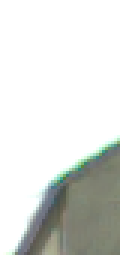
#> input picture data/crops/crop10288.png, 40 x 85 px (shown 3 times larger); its folder holds only this picture in this run
$ python part_1.py --image ../data/crops/crop10288.png --dir ../data/crops
#> lines starting #> are read from the running program, lines starting #| are printed output that depends on the picture; after the words box and inside, x2 and y2 are one past the last pixel; in counts of white or black regions, pixels touching at a corner belong together
### code/crops.py
from pathlib import Path
from typing import Dict, Any, List
import cv2
import json
import consts as C
from pandas import DataFrame
from PIL import Image
from shapely.geometry import Polygon
import numpy as np
import utils as ut


SEQ: str = 'seq'  # The image seq number -> for tracing back the original image
IS_TRUE: str = 'is_true'  # Is it a traffic light or not.
IGNOR: str = 'is_ignore'  # If it's an unusual crop (like two tfl's or only half etc.) that you can just ignor it and
# investigate the reason after
CROP_PATH: str = 'path'
X0: str = 'x0'  # The bigger x value (the right corner)
X1: str = 'x1'  # The smaller x value (the left corner)
Y0: str = 'y0'  # The smaller y value (the lower corner)
Y1: str = 'y1'  # The bigger y value (the higher corner)
COL: str = 'col'
SEQ_IMAG: str = 'seq_imag'  # Serial number of the image
GTIM_PATH: str = 'gtim_path'
JSON_PATH: str = 'json_path'
IMAG_PATH: str = 'img_path'
X: str = 'x'
Y: str = 'y'
COLOR: str = 'color'
CROP_RESULT: List[str] = [SEQ, IS_TRUE, IGNOR, CROP_PATH, X0, X1, Y0, Y1, COL]

# Files path
BASE_SNC_DIR: Path = Path.cwd().parent
DATA_DIR: Path = (BASE_SNC_DIR / 'data')
CROP_DIR: Path = DATA_DIR / 'crops'
ATTENTION_PATH: Path = DATA_DIR / 'attention_results'

CROP_CSV_NAME: str = 'crop_results.csv'  # result CSV name


# [66 lines left out: functions make_crop, check_crop, not called in this run]


def save_for_part_2(crops_df: DataFrame):
    """
    *** No need to touch this. ***
    Saves the result DataFrame containing the crops data in the relevant folder under the relevant name for part 2.
    """
    if not ATTENTION_PATH.exists():
        ATTENTION_PATH.mkdir()
    crops_sorted: DataFrame = crops_df.sort_values(by=SEQ)
    crops_sorted.to_csv(ATTENTION_PATH / CROP_CSV_NAME, index=False)


def create_crops(df: DataFrame) -> DataFrame:
    # Your goal in this part is to take the coordinates you have in the df, run on it, create crops from them, save them
    # in the 'data' folder, then check if crop you have found is correct (meaning the TFL is fully contained in the
    # crop) by comparing it to the ground truth and in the end right all the result data you have in the following
    # DataFrame (for doc about each field and its input, look at 'CROP_RESULT')
    #
    # *** IMPORTANT ***
    # All crops should be the same size or smaller!!!
    # Run this from your 'code' folder so that it will be in the right relative folder from your data folder.

    # creates a folder for you to save the crops in, recommended not must
    if not CROP_DIR.exists():
        CROP_DIR.mkdir()

    # For documentation about each key end what it means, click on 'CROP_RESULT' and see for each value what it means.
    # You wanna stick with this DataFrame structure because its output is the same as the input for the next stages.
    result_df = DataFrame(columns=CROP_RESULT)

    # A dict containing the row you want to insert into the result DataFrame.
    result_template: Dict[Any] = {SEQ: '', IS_TRUE: '', IGNOR: '', CROP_PATH: '', X0: '', X1: '', Y0: '', Y1: '',
                                  COL: ''}
    for index, row in df.iterrows():
        result_template[SEQ] = row[SEQ_IMAG]
        result_template[COL] = row[COLOR]

        x0, x1, y0, y1, crop = make_crop(img_path=row[IMAG_PATH], x=row[X], y=row[Y], color=row[COLOR])
        result_template[X0], result_template[X1], result_template[Y0], result_template[Y1] = x0, x1, y0, y1
        crop_path: str = f'../data/crops/crop{index}.png'

        img = np.array(Image.open(row[IMAG_PATH]))
        if x0 <= img.shape[1] and x1 >= 0 and y0 <= img.shape[0] and y1 >= 0:
            cv2.imwrite(crop_path, cv2.cvtColor(crop, cv2.COLOR_RGB2BGR))
            result_template[CROP_PATH] = crop_path
            result_template[IS_TRUE], result_template[IGNOR] = check_crop(row[GTIM_PATH], x0, x1, y0, y1)
            # added to current row to the result DataFrame that will serve you as the input to part 2 B).
            result_df = result_df._append(result_template, ignore_index=True)


    # A Short function to help you save the whole thing - your welcome ;)
    save_for_part_2(result_df)
    return result_df

### code/part_1.py
from typing import List, Optional, Union, Dict, Tuple
import json
import argparse
from pathlib import Path
import cv2
import numpy as np
from PIL import Image
import matplotlib.pyplot as plt
from scipy.ndimage import maximum_filter
from scipy.signal import convolve2d
import utils as ut
import pandas as pd
import consts as C
import crops as crp
from sklearn.cluster import DBSCAN
from sklearn.preprocessing import StandardScaler

DEFAULT_BASE_DIR: str = '../leftImg8bit_trainvaltest/leftImg8bit/train'
TFL_LABEL = ['traffic light']
POLYGON_OBJECT = Dict[str, Union[str, List[int]]]
RED_X_COORDINATES = List[int]
RED_Y_COORDINATES = List[int]
GREEN_X_COORDINATES = List[int]
GREEN_Y_COORDINATES = List[int]

result_df = pd.DataFrame(columns=[C.X, C.Y, C.COLOR, C.SEQ_IMAG, C.IMAG_PATH, C.GTIM_PATH])


def red_filter(hsv_image) -> np.ndarray:
    """
    Red filter for the image.
    :param hsv_image: The image itself as np.uint8, shape of (H, W, 3).
    :return: The filtered image.
    """
    lower_red = np.array([0, 100, 100])
    upper_red = np.array([30, 255, 255])
    return cv2.inRange(hsv_image, lower_red, upper_red)


def green_filter(hsv_image) -> np.ndarray:
    """
    Green filter for the image.
    :param hsv_image: The image itself as np.uint8, shape of (H, W, 3).
    :return: The filtered image.
    """
    lower_green = np.array([40, 100, 100])
    upper_green = np.array([90, 255, 255])
    return cv2.inRange(hsv_image, lower_green, upper_green)


def find_centroids(coordinates: np.ndarray, eps: float = 40, min_samples: int = 1):
    """
    Find centroids of close points using DBSCAN.
    :param coordinates: Array of (x, y) coordinates.
    :param eps: Maximum distance between points to consider them as part of the same cluster.
    :param min_samples: The minimum number of samples required in a cluster.
    :return: Array of (x, y) coordinates representing the centroids of clusters.
    """
    if len(coordinates) == 0:
        return np.empty((0, 2), dtype=float)

    # Apply DBSCAN
    dbscan = DBSCAN(eps=eps, min_samples=min_samples)
    cluster_labels = dbscan.fit_predict(coordinates)

    # Create a dictionary to store cluster points
    cluster_points = {}
    for label, point in zip(cluster_labels, coordinates):
        if label != -1:  # Skip noise points
            if label not in cluster_points:
                cluster_points[label] = []
            cluster_points[label].append(point)

    # Calculate centroids
    centroids = []
    for label, points in cluster_points.items():
        centroid = np.mean(points, axis=0)
        centroids.append(centroid)

    return np.array(centroids, dtype=int)


def add_to_df(lights, color, seq_img, image_path, image_json_path) -> None:
    """
    Add the lights to the result dataframe.
    :param red_lights: List of red lights coordinates.
    :param green_lights: List of green lights coordinates.
    :param seq_img: The sequence image number.
    :param image_path: The image path.
    :param image_json_path: The image json path.
    """

    global result_df

    for light in lights:
        df = {
            C.X: light[1],
            C.Y: light[0],
            C.COLOR: color,
            C.SEQ_IMAG: seq_img,
            C.IMAG_PATH: image_path,
            C.GTIM_PATH: image_json_path
        }
        result_df = result_df._append(df, ignore_index=True)


def find_tfl_lights(c_image: np.ndarray) -> Tuple:
    """
    Detect candidates for TFL lights.
    :param c_image: The image itself as np.uint8, shape of (H, W, 3).
    :return: 4-tuple of x_red, y_red, x_green, y_green.
    """
    max_filtered_image = maximum_filter(c_image, 2)
    c_image = cv2.GaussianBlur(max_filtered_image, (3, 3), 0.2)
    hsv_image = cv2.cvtColor(c_image, cv2.COLOR_RGB2HSV)
    convolved_v_channel = convolve2d(hsv_image[:, :, 2], ut.kernel, mode='same')

    potential = (convolved_v_channel > 125).astype(np.uint8)
    red_coordinates = np.argwhere(potential & red_filter(hsv_image))
    green_coordinates = np.argwhere(potential & green_filter(hsv_image))

    # red_lights = np.unique(find_centroids(red_coordinates), axis=0)
    # green_lights = np.unique(find_centroids(green_coordinates), axis=0)

    red_lights = find_centroids(red_coordinates)
    green_lights = find_centroids(green_coordinates)

    return red_lights, green_lights


def show_image_and_gt(c_image: np.ndarray, objects: Optional[List[POLYGON_OBJECT]], fig_num: int = None):
    # ensure a fresh canvas for plotting the image and objects.
    plt.figure(fig_num).clf()
    # displays the input image.
    plt.imshow(c_image)
    labels = set()
    if objects:
        for image_object in objects:
            # Extract the 'polygon' array from the image object
            poly: np.array = np.array(image_object['polygon'])
            # Use advanced indexing to create a closed polygon array
            # The modulo operation ensures that the array is indexed circularly, closing the polygon
            polygon_array = poly[np.arange(len(poly)) % len(poly)]
            # gets the x coordinates (first column -> 0) anf y coordinates (second column -> 1)
            x_coordinates, y_coordinates = polygon_array[:, 0], polygon_array[:, 1]
            color = 'r'
            plt.plot(x_coordinates, y_coordinates, color, label=image_object['label'])
            labels.add(image_object['label'])
        if 1 < len(labels):
            # The legend provides a visual representation of the labels associated with the plotted objects.
            # It helps in distinguishing different objects in the plot based on their labels.
            plt.legend()


def test_find_tfl_lights(image_path: str, image_json_path: Optional[str] = None, fig_num=None, seq_img=None):
    """
    Run the attention code.
    """
    # using pillow to load the image
    image: Image = Image.open(image_path)
    # converting the image to a numpy ndarray array
    c_image: np.ndarray = np.array(image)

    objects = None
    if image_json_path:
        image_json = json.load(Path(image_json_path).open())
        objects: List[POLYGON_OBJECT] = [image_object for image_object in image_json['objects']
                                         if image_object['label'] in TFL_LABEL]

    copy = np.ones(c_image.shape, dtype=np.uint8) * 255
    copy[int(c_image.shape[0] * ut.CROP_TOP):
                      int(c_image.shape[0] * ut.CROP_BOTTOM), :] = c_image[int(c_image.shape[0] * ut.CROP_TOP):
                      int(c_image.shape[0] * ut.CROP_BOTTOM), :]

    # cropped = c_image[int(c_image.shape[0] * ut.CROP_TOP):
    #                   int(c_image.shape[0] * ut.CROP_BOTTOM), :]
    #show_image_and_gt(copy, objects, fig_num)
    red_lights, green_lights = find_tfl_lights(copy)

    add_to_df(red_lights, C.RED, seq_img, image_path, image_json_path)
    add_to_df(green_lights, C.GREEN, seq_img, image_path, image_json_path)

    # 'ro': This specifies the format string. 'r' represents the color red, and 'o' represents circles as markers.
    # plt.plot(red_lights[:, 1], red_lights[:, 0], 'ro', markersize=4)
    # plt.plot(green_lights[:, 1], green_lights[:, 0], 'go', markersize=4)


def main(argv=None):
    """
    It's nice to have a standalone tester for the algorithm.
    Consider looping over some images from here, so you can manually examine the results.
    Keep this functionality even after you have all system running, because you sometime want to debug/improve a module.

    :param argv: In case you want to programmatically run this.
    """
    parser = argparse.ArgumentParser("Test TFL attention mechanism")
    parser.add_argument('-i', '--image', type=str, help='Path to an image')
    parser.add_argument("-j", "--json", type=str, help="Path to image json file -> GT for comparison")
    parser.add_argument('-d', '--dir', type=str, help='Directory to scan images in')
    args = parser.parse_args(argv)
    # tfls_df = pd.read_csv('../data/tfls.csv')

    # If you entered a custom dir to run from or the default dir exist in your project then:
    print(DEFAULT_BASE_DIR)
    directory_path: Path = Path(args.dir or DEFAULT_BASE_DIR)
    if directory_path.exists():
        # gets a list of all the files in the directory that ends with "_leftImg8bit.png".
        file_list: List[Path] = list(directory_path.rglob('*_leftImg8bit.png'))

        for image in file_list:
            # Convert the Path object to a string using as_posix() method
            image_path: str = image.as_posix()
            path: Optional[str] = image_path.replace('_leftImg8bit.png', '_gtFine_polygons.json')
            image_json_path: Optional[str] = path if Path(path).exists() else None

            seq_img = 0
            test_find_tfl_lights(image_path, image_json_path, seq_img=seq_img)

    if args.image and args.json:
        test_find_tfl_lights(args.image, args.json)
    elif args.image:
        test_find_tfl_lights(args.image)
#> in test_find_tfl_lights, image is the input picture: PIL image 40x85 RGB; mean R, G, B 219.4, 221.7, 218.2
#> in test_find_tfl_lights, `copy[int(c_image.shape[0] * ut.CROP_TOP): int(c_image.shape[0] * ut.CR..`:
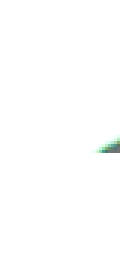
#> copy: shape (85, 40, 3) (shown 3 times larger); mean R, G, B 254, 254.4, 254.2
#> in find_tfl_lights, `hsv_image = cv2.cvtColor(c_image, cv2.COLOR_RGB2HSV)`: hsv_image: shape (85, 40, 3); mean H, S, V 0.6, 0.3, 254.8
#> in find_tfl_lights, `convolved_v_channel = convolve2d(hsv_image[:, :, 2], ut.kernel, mode='..`:
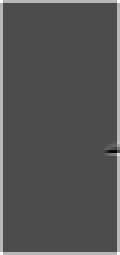
#> convolved_v_channel: shape (85, 40) int64 (shown 3 times larger); min -545, max 1275, mean 55.7; drawn with min black and max white
#> in find_tfl_lights, `potential = (convolved_v_channel > 125).astype(np.uint8)`:
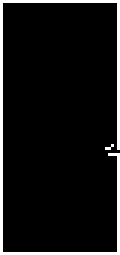
#> potential: shape (85, 40) (shown 3 times larger); values 0 (black) and 1 (white), 7.4% white in thin lines or dots
#> in red_filter, `return cv2.inRange(hsv_image, lower_red, upper_red)`: returned value: shape (85, 40); every value is 0
#> in find_tfl_lights, `red_coordinates = np.argwhere(potential & red_filter(hsv_image))`: red_coordinates = empty array
#> in green_filter, `return cv2.inRange(hsv_image, lower_green, upper_green)`:
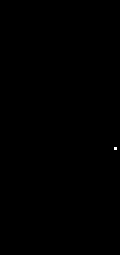
#> returned value: shape (85, 40) (shown 3 times larger); 0.03% white in thin lines or dots, all inside (x1, y1, x2, y2) = (38, 49, 39, 50)
    plt.show(block=True)

    print(result_df)
    crp.create_crops(result_df)


if __name__ == '__main__':
    main()

$ run again, on data/crops/crop10548.png
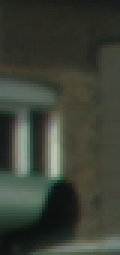
#> input picture data/crops/crop10548.png, 40 x 85 px (shown 3 times larger)
#> in test_find_tfl_lights, image is the input picture: PIL image 40x85 RGB; mean R, G, B 60, 64.7, 54.3
#> hsv_image: shape (85, 40, 3); mean H, S, V 31.4, 7.1, 163.5
#> in find_tfl_lights, `convolved_v_channel = convolve2d(hsv_image[:, :, 2], ut.kernel, mode='..`:
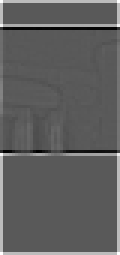
#> convolved_v_channel: shape (85, 40) int64 (shown 3 times larger); min -689, max 1275, mean 41.6; drawn with min black and max white
#> in find_tfl_lights, `potential = (convolved_v_channel > 125).astype(np.uint8)`:
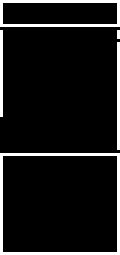
#> potential: shape (85, 40) (shown 3 times larger); values 0 (black) and 1 (white), 9% white in thin lines or dots
#> red_coordinates = empty array

$ run again, on data/crops/crop10559.png
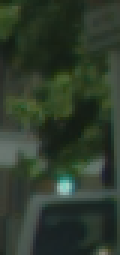
#> input picture data/crops/crop10559.png, 40 x 85 px (shown 3 times larger)
#> in test_find_tfl_lights, image is the input picture: PIL image 40x85 RGB; mean R, G, B 46.1, 58.7, 44.2
#> hsv_image: shape (85, 40, 3); mean H, S, V 44.5, 27.5, 159
#> in find_tfl_lights, `convolved_v_channel = convolve2d(hsv_image[:, :, 2], ut.kernel, mode='..`:
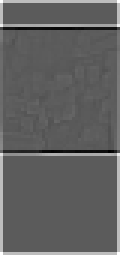
#> convolved_v_channel: shape (85, 40) int64 (shown 3 times larger); min -717, max 1275, mean 42.1; drawn with min black and max white
#> in find_tfl_lights, `potential = (convolved_v_channel > 125).astype(np.uint8)`:
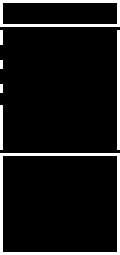
#> potential: shape (85, 40) (shown 3 times larger); values 0 (black) and 1 (white), 8.9% white in thin lines or dots
#> red_coordinates = empty array
